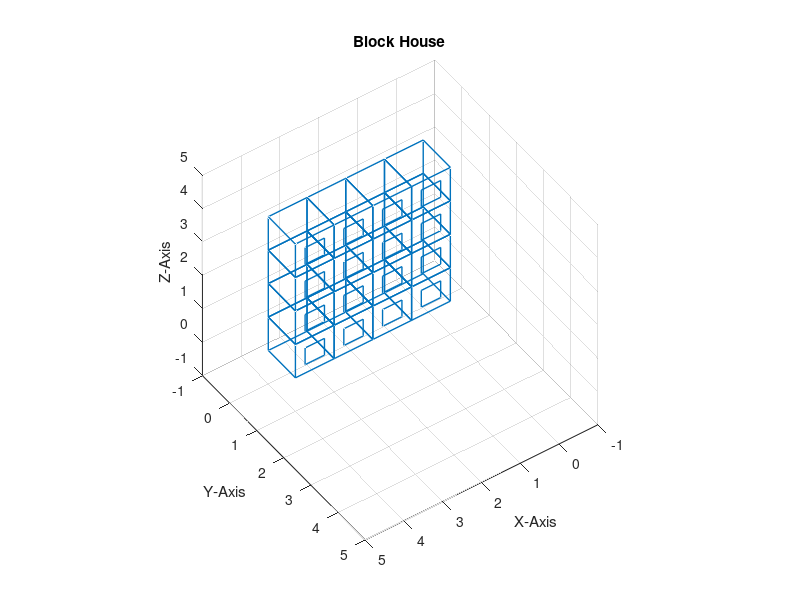

Here is the MATLAB script that generated this plot:
%homework for 22.01.18
%stacking cubes

figure('units','norm','position',[.1 .1 .8 .7],'color',[.9 .9 .9],'name', "Cube of Cubes") %Creating Window
axes('position',[.1 .1 .8 .8],'color',[1 1 1]) %Creating Axis
view(325,135)       %Tilting coordinate system
grid on             %turing on the grid in coordinate system
xlabel ("X-Axis")   %labeling the axis
ylabel ("Y-Axis")   %labeling the axis
zlabel ("Z-Axis")   %labeling the axis
title ("Block House")

%---------------changeable variables---------------------

l=1;                %length of side of one cube
n=4;                %number of cubes per side of big cube (whole numbers only)
t=1;                %line thickness of cubes

%---------------------------------------------------------

f=(n*l)-l;          %limit for loop repitition
S=0;                %for stacking the cubes
w=0;                %for stacking the cubes
h=0;                %for stacking the cubes

axis('equal',[-1 n*l+1 -1 n*l+1 -1 n*l+1]) %preparing coordinate system limits

for h=0:l:f         %shifting cubes in +z direction

 
    for S=0:l:f     %shifting cubes in +x direction
      
    %--------------drawing one cube----------------------
    
    line([l+S l+S],[0+w l+w],[0+h 0+h], 'linewidth', [t])
    line([0+S 0+S],[0+w l+w],[0+h 0+h], 'linewidth', [t])
    line([0+S l+S],[0+w 0+w],[0+h 0+h], 'linewidth', [t])
    line([0+S l+S],[l+w l+w],[0+h 0+h], 'linewidth', [t])
    line([l+S l+S],[0+w l+w],[l+h l+h], 'linewidth', [t])
    line([0+S 0+S],[0+w l+w],[l+h l+h], 'linewidth', [t])
    line([0+S l+S],[0+w 0+w],[l+h l+h], 'linewidth', [t])
    line([0+S l+S],[l+w l+w],[l+h l+h], 'linewidth', [t])
    line([0+S 0+S],[0+w 0+w],[0+h l+h], 'linewidth', [t])
    line([0+S 0+S],[l+w l+w],[0+h l+h], 'linewidth', [t])
    line([l+S l+S],[0+w 0+w],[0+h l+h], 'linewidth', [t])
    line([l+S l+S],[l+w l+w],[0+h l+h], 'linewidth', [t])
    
    line([0+S+.25 0+S+.25],[l+w l+w],[-.25+l+h -.75+l+h], 'linewidth', [t])
    line([0+S+.75 0+S+.75],[l+w l+w],[-.25+l+h -.75+l+h], 'linewidth', [t])
    line([0+S+.25 0+S+.75],[l+w l+w],[-.25+l+h -.25+l+h], 'linewidth', [t])
    line([0+S+.25 0+S+.75],[l+w l+w],[-.75+l+h -.75+l+h], 'linewidth', [t])
  
    drawnow %drawing the cube that was just created into coodinate system
  
    endfor

  endfor
